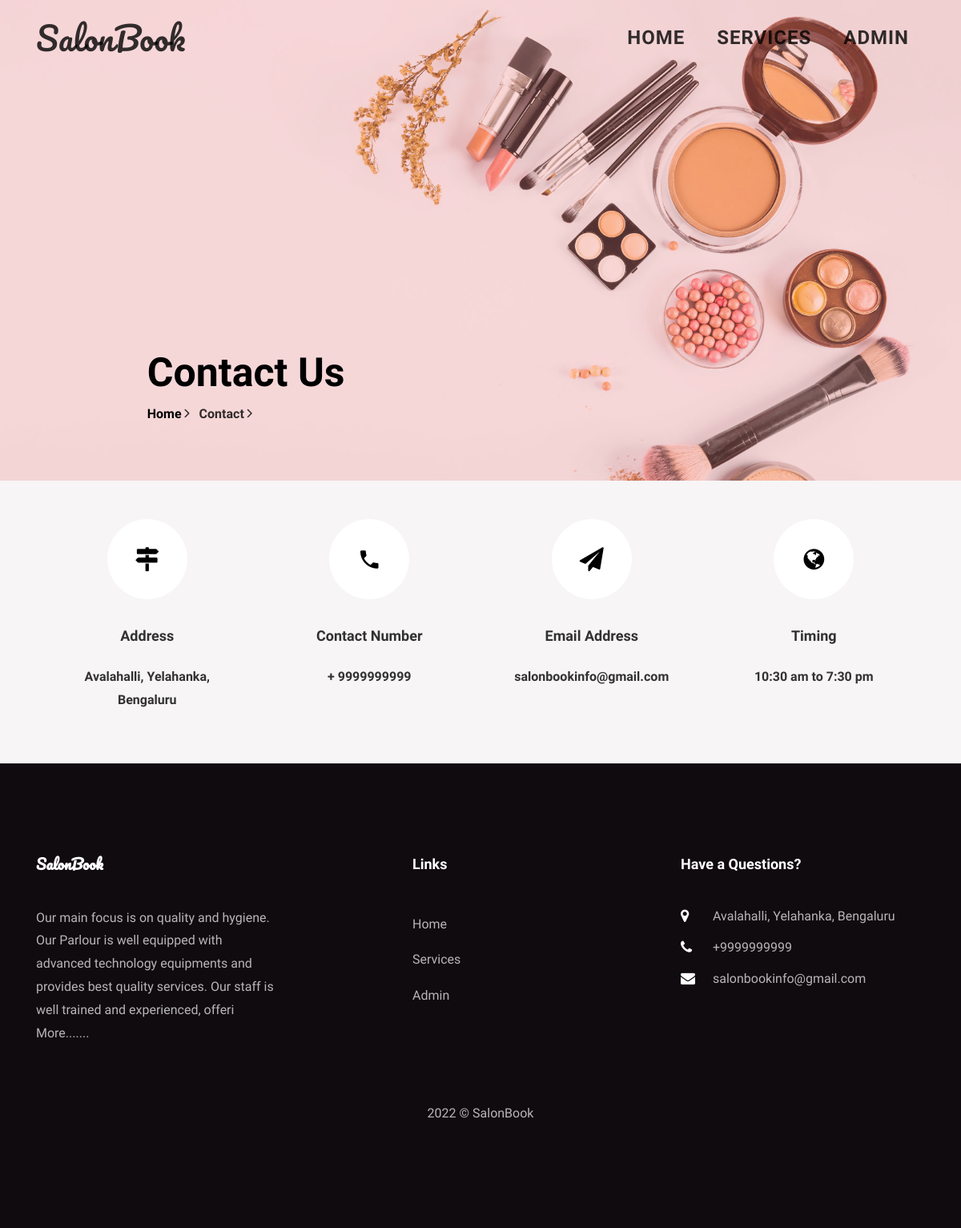
The page /contact.php on the database its author committed.
### tables this page shows
CREATE TABLE `tblpage` (
  `ID` int(10) NOT NULL,
  `PageType` varchar(200) DEFAULT NULL,
  `PageTitle` mediumtext,
  `PageDescription` mediumtext,
  `Email` varchar(200) DEFAULT NULL,
  `MobileNumber` bigint(10) DEFAULT NULL,
  `UpdationDate` date DEFAULT NULL,
  `Timing` varchar(200) NOT NULL
);

### contact.php (the view, shortened to what this page needs)
<?php
include('includes/dbconnection.php');
?>
<!DOCTYPE html>
<html lang="en">
<head>
  <link rel="stylesheet" href="css/open-iconic-bootstrap.min.css">
  <link rel="stylesheet" href="css/animate.css">
  <link rel="stylesheet" href="css/owl.carousel.min.css">
  <link rel="stylesheet" href="css/owl.theme.default.min.css">
  <link rel="stylesheet" href="css/magnific-popup.css">
  <link rel="stylesheet" href="css/aos.css">
  <link rel="stylesheet" href="css/ionicons.min.css">
  <link rel="stylesheet" href="css/bootstrap-datepicker.css">
  <link rel="stylesheet" href="css/jquery.timepicker.css">
  <link rel="stylesheet" href="css/flaticon.css">
  <link rel="stylesheet" href="css/icomoon.css">
  <link rel="stylesheet" href="css/style.css">
</head>
<body>
  <?php include_once('includes/header.php'); ?>
  <section class="hero-wrap hero-wrap-2" style="background-image: url('images/bg-2.jpg');" data-stellar-background-ratio="0.5">
    <div class="overlay"></div>
    <div class="container">
      <div class="row no-gutters slider-text js-fullheight align-items-end justify-content-center">
        <div class="col-md-9 ftco-animate pb-5">
          <h2 class="mb-0 bread">Contact Us</h2>
          <p class="breadcrumbs"><span class="mr-2"><a href="index.php">Home <i class="ion-ios-arrow-forward"></i></a></span> <span>Contact <i class="ion-ios-arrow-forward"></i></span></p>
        </div>
      </div>
    </div>
  </section>
  <section class="contact-section bg-light">
    <div class="container">
      <div class="row no-gutters d-flex contact-info">
        <?php
        $ret = mysqli_query($con, "select * from tblpage where PageType='contactus' ");
        while ($row = mysqli_fetch_array($ret)) {
        ?>
          <div class="col-md-3 d-flex">
            <div class="align-self-stretch box p-4 py-md-5 text-center">
              <div class="icon d-flex align-items-center justify-content-center">
                <span class="icon-map-signs"></span>
              </div>
              <h3 class="mb-4">Address</h3>
              <p><?php echo $row['PageDescription']; ?></p>
            </div>
          </div>
          <div class="col-md-3 d-flex">
            <div class="align-self-stretch box p-4 py-md-5 text-center">
              <div class="icon d-flex align-items-center justify-content-center">
                <span class="icon-phone2"></span>
              </div>
              <h3 class="mb-4">Contact Number</h3>
              <p><a href="tel://1234567920">+ <?php echo $row['MobileNumber']; ?></a></p>
            </div>
          </div>
          <div class="col-md-3 d-flex">
            <div class="align-self-stretch box p-4 py-md-5 text-center">
              <div class="icon d-flex align-items-center justify-content-center">
                <span class="icon-paper-plane"></span>
              </div>
              <h3 class="mb-4">Email Address</h3>
              <p><a href="mailto:info@yoursite.com"><?php echo $row['Email']; ?></a></p>
            </div>
          </div>
          <div class="col-md-3 d-flex">
            <div class="align-self-stretch box p-4 py-md-5 text-center">
              <div class="icon d-flex align-items-center justify-content-center">
                <span class="icon-globe"></span>
              </div>
              <h3 class="mb-4">Timing</h3>
              <p><?php echo $row['Timing']; ?></p>
            </div>
          </div>
        <?php } ?>
      </div>
    </div>
  </section>
  <?php include_once('includes/footer.php'); ?>
</body>
</html>

### includes/footer.php (shortened to what this page needs)
 <?php
include('includes/dbconnection.php');
?>
 <footer class="ftco-footer ftco-section">
      <div class="container">
        <div class="row mb-5">
          <div class="col-md">
            <div class="ftco-footer-widget mb-4">
              <h2 class="ftco-heading-2 logo">SalonBook</h2>
              <?php
$ret=mysqli_query($con,"select * from tblpage where PageType='aboutus' ");
while ($row=mysqli_fetch_array($ret)) {
?>
              <p><?php  echo substr($row['PageDescription'],0,200);?> <a href="about.php">More.......</a></p><?php } ?>
            </div>
          </div>
          <div class="col-md" style="padding-left: 150px">
             <div class="ftco-footer-widget mb-4">
              <h2 class="ftco-heading-2">Links</h2>
              <ul class="list-unstyled">
                <li><a href="index.php" class="py-2 d-block">Home</a></li>
                <li><a href="services.php" class="py-2 d-block">Services</a></li>
                <li><a href="admin/index.php" class="py-2 d-block">Admin</a></li>
              </ul>
            </div>
          </div>
          <div class="col-md">
            <div class="ftco-footer-widget mb-4">
            	<h2 class="ftco-heading-2">Have a Questions?</h2>
            	<div class="block-23 mb-3">
                <?php
$ret=mysqli_query($con,"select * from tblpage where PageType='contactus' ");
while ($row=mysqli_fetch_array($ret)) {
?>
	              <ul>
	                <li><span class="icon icon-map-marker"></span><span class="text"><?php  echo $row['PageDescription'];?></span></li>
	                <li><span class="icon icon-phone"></span><span class="text">+<?php  echo $row['MobileNumber'];?></span></li>
	                <li><span class="icon icon-envelope"></span><span class="text"><?php  echo $row['Email'];?></span></li>
	              </ul>
	            </div>
               <?php } ?>
            </div>
          </div>
        </div>
        <div class="row">
          <div class="col-md-12 text-center">
            <p>
  2022 &copy; SalonBook  </p>
          </div>
        </div>
      </div>
    </footer>

### css/icomoon.css (style rules this page uses)
[class^="icon-"], [class*=" icon-"] { font-family: 'icomoon' !important; speak: none; font-style: normal; font-weight: normal; font-variant: normal; text-transform: none; line-height: 1; -webkit-font-smoothing: antialiased; -moz-osx-font-smoothing: grayscale; }
.icon-map-marker:before { content: "\f041"; }
.icon-phone:before { content: "\f095"; }
.icon-globe:before { content: "\f0ac"; }
.icon-envelope:before { content: "\f0e0"; }
.icon-paper-plane:before { content: "\f1d8"; }
.icon-map-signs:before { content: "\f277"; }
.icon-phone2:before { content: "\e0cd"; }

### rows shown on the page
tblpage: PageDescription "Avalahalli, Yelahanka, Bengaluru", MobileNumber "9999999999", Email "salonbookinfo@gmail.com", Timing "10:30 am to 7:30 pm"
tblpage: PageDescription "Our main focus is on quality and hygiene. Our Parlour is well equipped with advanced technology equipments and provides best quality services. Our staff is well trained and experienced, offeri"
